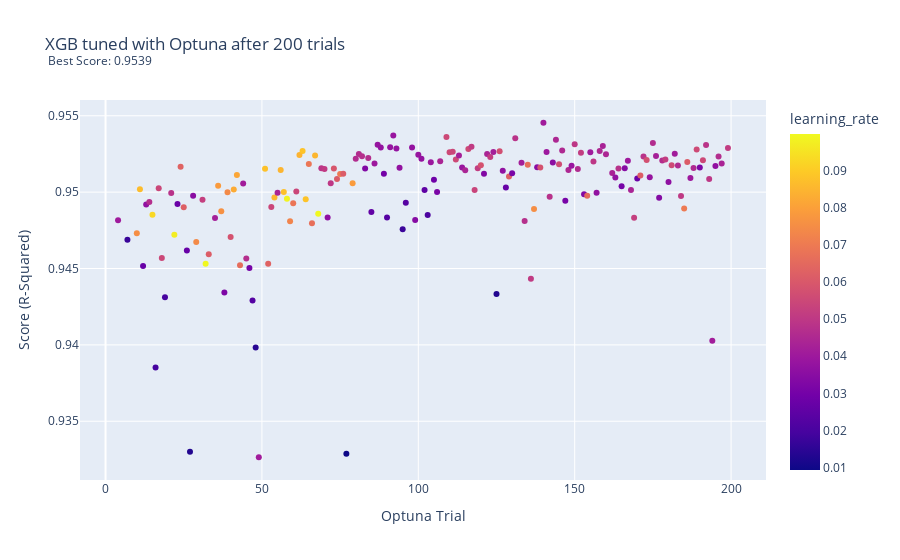

Notebook code for this chart:
### Code cell
fig = px.scatter(optuna_xgb.loc[optuna_xgb.Score > .93],
                 x="Trial", 
                 y="Score", 
                 color = 'learning_rate',
                 hover_data=['Parameters'],
                labels = {'Trial': 'Optuna Trial', 'Score': 'Score (R-Squared)'},
                title = 'XGB tuned with Optuna after 200 trials  <br><sup> Best Score: 0.9539</sup>')

fig.update_layout(
    hoverlabel=dict(
        bgcolor="white",
        font_size=8,
        font_family="Rockwell"
    )
)
fig.write_image("images/optuna_xgb_learning_rate.png")
fig.show()

### Figure 1 — Plotly figure (JSON) as saved in the notebook; plotly's stock layout.template omitted (floating-point values rounded to 4 significant figures; data arrays with more than 128 entries replaced by an {"elided": "..."} marker saying what was removed)
{"data": [{"customdata": {"elided": "182x1x8x2 mixed values"}, "hovertemplate": "Optuna Trial=%{x}<br>Score (R-Squared)=%{y}<br>Parameters=%{customdata[0]}<br>learning_rate=%{marker.color}<extra></extra>", "legendgroup": "", "marker": {"color": {"elided": "182 float values"}, "coloraxis": "coloraxis", "symbol": "circle"}, "mode": "markers", "name": "", "orientation": "v", "showlegend": false, "type": "scatter", "x": {"elided": "182 int values"}, "xaxis": "x", "y": {"elided": "182 float values"}, "yaxis": "y"}], "layout": {"coloraxis": {"colorbar": {"title": {"text": "learning_rate"}}, "colorscale": [[0, "#0d0887"], [0.1111, "#46039f"], [0.2222, "#7201a8"], [0.3333, "#9c179e"], [0.4444, "#bd3786"], [0.5556, "#d8576b"], [0.6667, "#ed7953"], [0.7778, "#fb9f3a"], [0.8889, "#fdca26"], [1, "#f0f921"]]}, "hoverlabel": {"bgcolor": "white", "font": {"family": "Rockwell", "size": 8}}, "legend": {"tracegroupgap": 0}, "title": {"text": "XGB tuned with Optuna after 200 trials  <br><sup> Best Score: 0.9539</sup>"}, "xaxis": {"anchor": "y", "domain": [0, 1], "title": {"text": "Optuna Trial"}}, "yaxis": {"anchor": "x", "domain": [0, 1], "title": {"text": "Score (R-Squared)"}}}}
